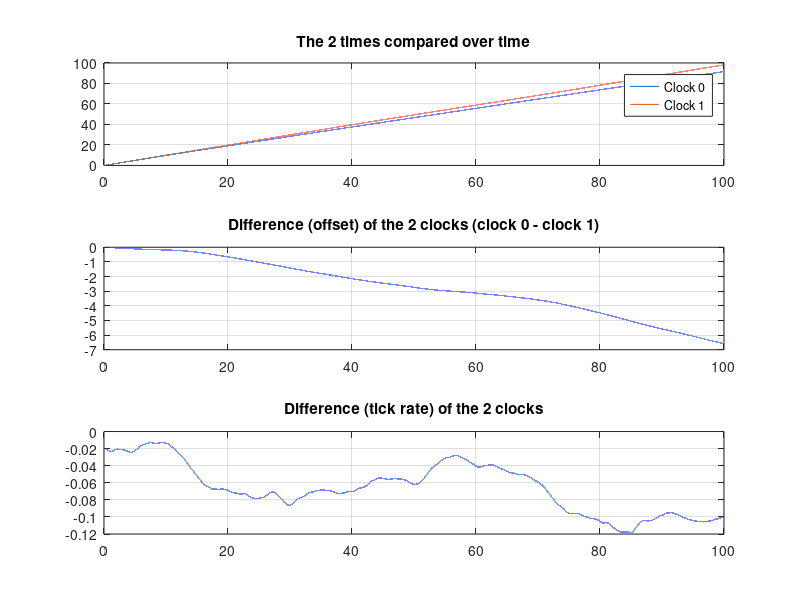
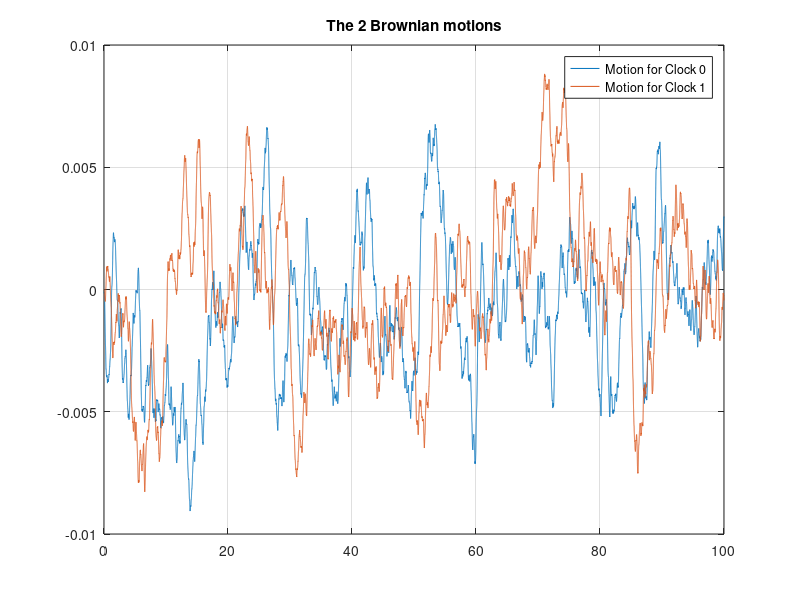

Reproduce these figures in MATLAB, in order.

% Sampling rate and state space transfer matricies
dt = 1e-3;
F = [1, dt; 0, 1]
B = [dt^2/2; dt]


N = 100000; % Simulation length

% Initial conditions
t0 = 0 % stating time for first clock
t1 = 0 % stating time for second clock
tdot1 = 0.99 % starting tick rate for first clock
tdot2 = 1.01 % starting tick rate for second clock


%
% Evaluate state space for N steps
%

x0 = [t0; tdot1]
x1 = [t1; tdot2]

all_x0 = x0
all_x1 = x1

%
% Add some Brownian motion
%
c = 0.9995

sigma = 0.01

b0 = 0
b1 = 0

all_b0 = b0
all_b1 = b1

lpf0 = 0
lpf1 = 0
alpha = 0.99

for i = 1:N

    % States
    x0 = F * x0 + B * b0;
    x1 = F * x1 + B * b1; 

    all_x0 = [all_x0, x0];
    all_x1 = [all_x1, x1];
    
    % Brownian motion
    lpf0 = alpha * lpf0 + (1 - alpha) * sigma * randn;
    lpf1 = alpha * lpf1 + (1 - alpha) * sigma * randn;

    b0 = c * b0 + sigma * lpf0;
    b1 = c * b1 + sigma * lpf1;

    all_b0 = [all_b0, b0];
    all_b1 = [all_b1, b1];
end


% Plotting
figure

t = linspace(0, dt*N, N+1);

subplot(3,1,1);
plot(t, all_x0(1, :));
hold on;
plot(t, all_x1(1, :));
hold off;

title('The 2 times compared over time')
grid on;
legend('Clock 0','Clock 1')

subplot(3,1,2);
plot(t, all_x0(1, :) - all_x1(1, :));

title('Difference (offset) of the 2 clocks (clock 0 - clock 1)')
grid on;

subplot(3,1,3);
plot(t, all_x0(2, :) - all_x1(2, :));

title('Difference (tick rate) of the 2 clocks')
grid on;


figure

plot(t, all_b0(1, :));
hold on;
plot(t, all_b1(1, :));
hold off;

title('The 2 Brownian motions')
grid on;
legend('Motion for Clock 0','Motion for Clock 1')

pause;
